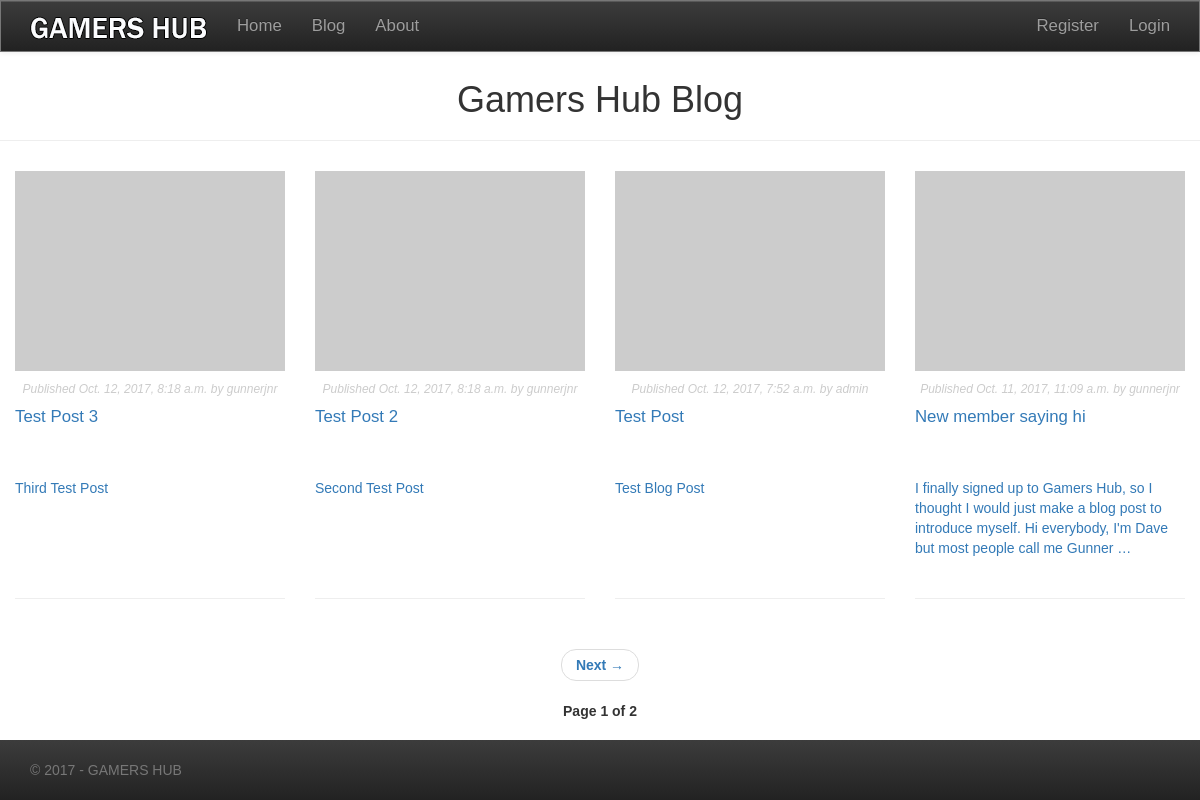
Screenshot of /blog/ with the database file from the repository.
### gamersblog/models.py (models this page shows, shortened)
class BlogPost(models.Model):
    STATUS_CHOICES = (
        ('save_draft', 'Draft'),
        ('published', 'Published'),
    )
    post_title = models.CharField(max_length=40)
    post_slug = models.SlugField(max_length=50, unique_for_date='publish')
    post_author = models.ForeignKey(User, related_name='blog_posts')
    post_body = models.TextField()
    publish = models.DateTimeField(default=timezone.now)
    created_date = models.DateTimeField(auto_now_add=True)
    updated_date = models.DateTimeField(auto_now=True)
    post_status = models.CharField(max_length=10, choices=STATUS_CHOICES)
    objects = models.Manager()  # default Django Manager
    published = PublishedBlogPostManager()  # Our Custom Manager
    class Meta:
        ordering = ('-publish',)
    def get_absolute_url(self):
        return reverse('gamersblog:blog_post_detail',
                       args=[self.publish.strftime('%d'),
                             self.publish.strftime('%m'),
                             self.publish.year,
                             self.post_slug])

### gamersblog/views.py (the view)
def blog_post_list(request):
    object_list = BlogPost.published.all()
    paginator = Paginator(object_list, 4)  # 4 posts in each page
    page = request.GET.get('page')
    try:
        blog_posts = paginator.page(page)
    except PageNotAnInteger:
        blog_posts = paginator.page(1)
    except EmptyPage:
        blog_posts = paginator.page(paginator.num_pages)
    return render(request, 'gamersblog/blogposts/blogpostlist.html',
                           {'page': page, 'blog_posts': blog_posts})

### gamersblog/models.py (called while the page is built)
    def get_queryset(self):
        return super(PublishedBlogPostManager, self).get_queryset()\
                                                    .filter(post_status='published')

### gamersblog/templates/gamersblog/blogposts/blogpostlist.html (shortened to what this page needs)
{% extends "gamershub/base.html" %}
{% load staticfiles %}
{% block content %}
    <div id="blog-post-content">
        <h1>Gamers Hub Blog</h1>
        <hr>
        {% for post in  blog_posts %}
            <div class="col-md-3">
                <a href="{{ post.get_absolute_url }}">
                    <img src="http://via.placeholder.com/200x200" alt="blog-post-thumbs">
                </a>
                <p class="date">
                    Published {{ post.publish }} by {{ post.post_author }}
                </p>
                <div id="blog-post-title">
                    <h2>
                        <a href="{{ post.get_absolute_url }}">
                            {{ post.post_title }}
                        </a>
                    </h2>
                </div>
                <div id="blog-post-preview">
                        <a href="{{ post.get_absolute_url }}">
                            <p>{{ post.post_body|truncatewords:30|linebreaks }}</p>
                        </a>
                </div>
                <hr>
            </div>
        {% endfor %}
        <div class="col-md-12">
            {% include "gamersblog/blogposts/blogpostpagination.html" with page=blog_posts %}
        </div>
    </div>
{% endblock %}

### templates/gamershub/base.html (shortened to what this page needs)
{% load staticfiles %}
<DOCTYPE html>
<html lang="en-gb">
    <head>
        <link href="{% static "css/vendor/bootstrap/bootstrap.css" %}" rel="stylesheet">
        <link href="{% static "css/vendor/bootstrap/bootstrap-theme.css" %}" rel="stylesheet">
        <link href="{% static "css/gamershub.css" %}" rel="stylesheet">
    </head>
    <body>
        <nav class="navbar navbar-default navbar-fixed-top navbar navbar-inverse">
            <div class="container">
                <div class="navbar-header">
                    <a class="navbar-brand" href="{% url 'home' %}"><img alt="Brand" src="{% static "img/logo/nav-logo.png" %}"></a>
                </div>
                <div id="navbar" class="navbar-collapse collapse">
                    <ul class="nav navbar-nav">
                        <li><a href="{% url 'home' %}">Home</a></li>
                        <li><a href="/blog/">Blog</a></li>
                        <li><a href="#">About</a></li>
                    </ul>
                    <ul class="nav navbar-nav navbar-right">
                        {% if user.is_authenticated %}
                            <li><a href="{% url 'user_profile' %}">Profile</a></li>
                            <li><a href="{% url 'logout' %}">Log Out</a></li>
                        {% else %}
                            <li><a href="#">Register</a></li>
                            <li><a href="{% url 'login' %}">Login</a></li>
                        {% endif %}
                    </ul>
                </div>
            </div>
        </nav>
        <div class="container-fluid">
            <div class="row">
                {% block content %}
                {% endblock %}
            </div>
        </div>
        <footer class="footer navbar-fixed-bottom navbar-inverse">
            <div class="container">
              <p class="text-muted">&copy; 2017 - GAMERS HUB</p>
            </div>
        </footer>
    </body>
</html>

### gamersblog/templates/gamersblog/blogposts/blogpostpagination.html (shortened to what this page needs)
<div class="pagination">
  <nav aria-label="blog-pagination">
    <ul class="pager">
      {% if page.has_next %}
        <li class="next"><a href="?page={{ page.next_page_number }}">Next <span aria-hidden="true">&rarr;</span></a></li>
      {% endif %}
    </ul>
  </nav>
  <span class="pager">
    Page {{ page.number }} of {{ page.paginator.num_pages }}
  </span>
</div>

### static/css/gamershub.css (style rules this page uses)
* { margin: 0; padding: 0; }
body { position: relative; padding-top: 60px; padding-bottom: 60px; font-family: "Franklin Gothic Medium", "Arial Narrow", Arial, sans-serif; box-sizing: border-box; overflow-x: hidden; }
.container-fluid { min-height: 100%; margin-left: auto; margin-right: auto; }
.navbar { border-bottom: solid; border-width: thin; border-color: #777; margin: auto; }
.navbar li { padding-left: 0; }
.navbar-nav.navbar-right { float: right; }
.navbar ul li a { font-size: 1.2em; }
.navbar-brand img { vertical-align: middle; }
p { font-family: "Franklin Gothic", "Arial Narrow", Arial, sans-serif; }
p.date { color: #ccc; font-family: "Franklin Gothic Medium", "Arial Narrow", Arial, sans-serif, georgia, serif; font-size: 12px; font-style: italic; }
[class*="col-"] { margin: 0; }
#blog-post-content { text-align: center; }
#blog-post-content img { width: 100%; height: 200px; margin-top: 10px; margin-bottom: 10px; }
#blog-post-title { min-height: 60px; }
#blog-post-title h2 { font-size: 1.2em; font-weight: normal; text-align: left; margin-top: 5px; margin-bottom: 5px; }
#blog-post-preview { min-height: 100px; margin-left: auto; margin-right: auto; text-align: left; }
#blog-post-content p { font-family: "Franklin Gothic", "Arial Narrow", Arial, sans-serif, georgia, serif; }
#blog-post-title a, #blog-post-content a { text-decoration: none; }
.pagination { margin: 10px 0; font-weight: bold; }
.footer { position: absolute; height: 60px; background-color: #f5f5f5; bottom: 0; }
.container .text-muted { margin: 20px 0; }
@media screen and (min-width: 1200px) { .container-fluid { width: 100%; margin: 0 auto; } }

### rows the page displays
BlogPost: publish "Oct. 12, 2017, 8:18 a.m.", post_author "gunnerjnr", post_title "Test Post 3", post_body "Third Test Post"
BlogPost: publish "Oct. 12, 2017, 8:18 a.m.", post_author "gunnerjnr", post_title "Test Post 2", post_body "Second Test Post"
BlogPost: publish "Oct. 12, 2017, 7:52 a.m.", post_author "admin", post_title "Test Post", post_body "Test Blog Post"
BlogPost: publish "Oct. 11, 2017, 11:09 a.m.", post_author "gunnerjnr", post_title "New member saying hi", post_body "I finally signed up to Gamers Hub, so I thought I would just make a blog post to introduce myself. Hi everybody, I'm Dave but most people call me Gunner …"

### other values shown
{{ page.number }} "1"
{{ page.paginator.num_pages }} "2"
